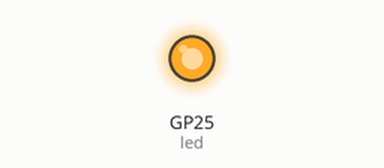
Simulated run of this program. Board: Raspberry Pi Pico running MicroPython. On the bench: output pins drawn as LEDs (lit = HIGH). At 3.0 s the program stops and its outputs stay as they are.

Above: at 0.1 s.
At 3.1 s:
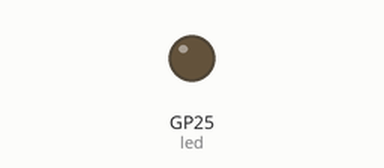
Timing chart, 0 to 4.5 s (numbered marks = the images above):
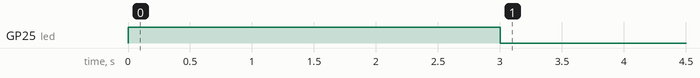

Measured:
- by itself, GP25 (led): LOW → HIGH at 0.00 s, → LOW 3.0 s later

The program:

Encendemos_led_pico.py
```python
# Encendemos el LED de la placa durante 3 segundos
from machine import Pin  # Importamos Pin del módulo machine
import time    # Importamos el módulo time completo
led = Pin('LED', Pin.OUT) # Configuramos como salida
led.on()            # Encendemos
time.sleep(3)  # Esperamos 3 segundos
led.off()            # Apagamos
```
